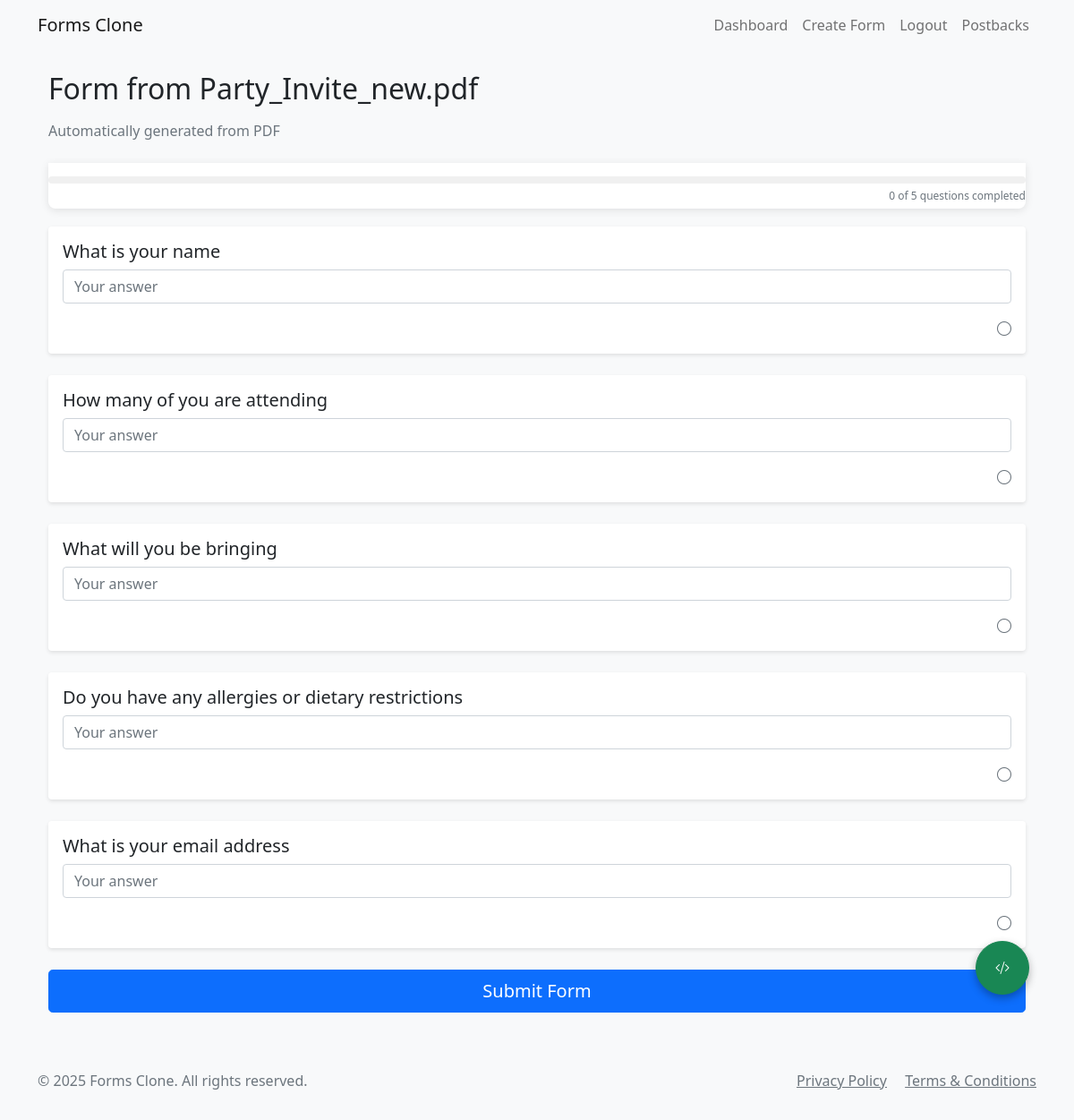
The page /form/43 (signed in) on the database its author committed.
### app.py (models this page shows, shortened)
class Form(db.Model):
    id = db.Column(db.Integer, primary_key=True)
    title = db.Column(db.String(200), nullable=False)
    description = db.Column(db.Text)
    created_at = db.Column(db.DateTime, default=datetime.utcnow)
    user_id = db.Column(db.Integer, db.ForeignKey('user.id', name='fk_form_user'), nullable=False)
    company_id = db.Column(db.Integer, db.ForeignKey('company.id', name='fk_form_company'), nullable=True)
    questions = db.relationship('Question', backref='form', lazy=True, cascade='all, delete-orphan')
    responses = db.relationship('Response', backref='form', lazy=True, cascade='all, delete-orphan')
    is_closed = db.Column(db.Boolean, default=False)  # New field to track if the form is closed/expired
    requires_consent = db.Column(db.Boolean, default=True)  # Require privacy policy and terms consent
    is_quiz = db.Column(db.Boolean, default=False)  # Is this form a quiz?
    passing_score = db.Column(db.Integer, default=0)  # Passing score percentage
    show_score = db.Column(db.Boolean, default=True)  # Whether to show score to respondents

class Question(db.Model):
    id = db.Column(db.Integer, primary_key=True)
    form_id = db.Column(db.Integer, db.ForeignKey('form.id'), nullable=False)
    question_text = db.Column(db.String(500), nullable=False)
    question_type = db.Column(db.String(20), nullable=False)  # text, multiple_choice, checkbox
    options = db.Column(db.Text)  # JSON string for multiple choice/checkbox options
    required = db.Column(db.Boolean, default=False)
    order = db.Column(db.Integer, nullable=False)
    is_quiz_question = db.Column(db.Boolean, default=False)
    correct_answer = db.Column(db.Text, nullable=True)  # JSON string for correct answers
    points = db.Column(db.Integer, default=0)  # Points for correct answer
    feedback = db.Column(db.Text, nullable=True)  # Feedback for the question
    subquestions = relationship('SubQuestion', backref='parent_question', lazy=True,
                               cascade='all, delete-orphan')

### app.py (the view)
@app.route('/form/<int:form_id>')
def view_form(form_id):
    form = Form.query.get_or_404(form_id)
    subquestions = SubQuestion.query.join(Question).filter(Question.form_id == form_id).all()
    for question in form.questions:
        if question.question_type in ['radio', 'multiple_choice']:
            try:
                question.nested_options = json.loads(question.options or '[]')
                if question.nested_options and isinstance(question.nested_options[0], str):
                    question.nested_options = [{"text": opt, "subquestions": []} for opt in question.nested_options]
            except (json.JSONDecodeError, TypeError, IndexError):
                try:
                    raw_options = question.get_options()
                    question.nested_options = [
                        {"text": opt, "subquestions": []}
                        for opt in raw_options if opt
                    ]
                except Exception:
                    question.nested_options = []
    form.questions.sort(key=lambda q: q.order)
    if request.headers.get('X-Forwarded-Proto'):
        proto = request.headers.get('X-Forwarded-Proto')
    else:
        proto = 'https' if request.is_secure else 'http'
    host = request.host
    base_url = f"{proto}://{host}"
    embed_url = f"{base_url}/form/{form.id}/embed?embedded=true"
    iframe_code = f'<iframe src="{embed_url}" width="640" height="382" frameborder="0" marginheight="0" marginwidth="0">Loading…</iframe>'
    return render_template('view_form.html',
                         form=form,
                         subquestions=subquestions,
                         iframe_code=iframe_code,
                         embed_url=embed_url,
                         is_closed=form.is_closed,
                         recaptcha_site_key=app.config['RECAPTCHA_SITE_KEY'])

### app.py (called while the page is built)
@app.context_processor
def inject_now():
    return {'now': datetime.now()}

@app.context_processor
def inject_csrf_token():
    return {'csrf_token': lambda: 'dummy_token'}

@login_manager.user_loader
def load_user(user_id):
    return User.query.get(int(user_id))

### templates/view_form.html (shortened to what this page needs)
{% extends "base.html" %}
{% block extra_css %}
<link rel="stylesheet" href="https://cdn.jsdelivr.net/npm/bootstrap-icons@1.7.2/font/bootstrap-icons.css">
{% endblock %}
{% block content %}
<div class="container mt-4">
  <h2 class="mb-3">{{ form.title }}</h2>
  <p class="text-muted mb-4">{{ form.description or '' }}</p>
  <div class="progress-container">
    <div class="progress">
    </div>
    <div class="progress-text">
      <span id="questions-completed">0</span> of <span id="total-questions">{{ form.questions|length }}</span> questions completed
    </div>
  </div>
  <form id="response-form" method="POST" action="{{ url_for('submit_form', form_id=form.id) }}" {% if is_closed %}class="opacity-75"{% endif %} onsubmit="return handleSubmit(event)">
    {% for question in form.questions %}
      <div class="card mb-4 question-card" style="--animation-order: {{ loop.index }}" data-question-id="{{ question.id }}">
        <div class="card-body">
          <h5 class="card-title">{{ question.question_text }}</h5>
          {% if question.question_type == 'text' %}
            <input type="text" class="form-control mb-3 form-input" name="question_{{ question.id }}" placeholder="Your answer" {% if question.required %}required{% endif %} {% if is_closed %}disabled{% endif %}>
          {% elif question.question_type == 'email' %}
            <input type="email" class="form-control mb-3 form-input" name="question_{{ question.id }}" placeholder="you@example.com" {% if question.required %}required{% endif %} {% if is_closed %}disabled{% endif %}>
          {% elif question.question_type == 'number' %}
            <input type="number" class="form-control mb-3 form-input" name="question_{{ question.id }}" placeholder="Enter a number" {% if question.required %}required{% endif %} {% if is_closed %}disabled{% endif %}>
          {% elif question.question_type == 'tel' %}
            <input type="tel" class="form-control mb-3 form-input" name="question_{{ question.id }}" placeholder="Phone number" {% if question.required %}required{% endif %} {% if is_closed %}disabled{% endif %}>
          {% elif question.question_type == 'url' %}
            <input type="url" class="form-control mb-3 form-input" name="question_{{ question.id }}" placeholder="https://example.com" {% if question.required %}required{% endif %} {% if is_closed %}disabled{% endif %}>
          {% elif question.question_type == 'date' %}
            <input type="date" class="form-control mb-3 form-input" name="question_{{ question.id }}" title="{{ question.question_text }}" placeholder="Select date" {% if question.required %}required{% endif %} {% if is_closed %}disabled{% endif %}>
          {% elif question.question_type == 'datetime-local' %}
            <input type="datetime-local" class="form-control mb-3 form-input" name="question_{{ question.id }}" title="{{ question.question_text }}" placeholder="Select date and time" {% if question.required %}required{% endif %} {% if is_closed %}disabled{% endif %}>
          {% elif question.question_type == 'month' %}
            <input type="month" class="form-control mb-3 form-input" name="question_{{ question.id }}" title="{{ question.question_text }}" placeholder="Select month" {% if question.required %}required{% endif %} {% if is_closed %}disabled{% endif %}>
          {% elif question.question_type == 'week' %}
            <input type="week" class="form-control mb-3 form-input" name="question_{{ question.id }}" title="{{ question.question_text }}" placeholder="Select week" {% if question.required %}required{% endif %} {% if is_closed %}disabled{% endif %}>
          {% elif question.question_type == 'time' %}
            <input type="time" class="form-control mb-3 form-input" name="question_{{ question.id }}" title="{{ question.question_text }}" placeholder="Select time" {% if question.required %}required{% endif %} {% if is_closed %}disabled{% endif %}>
          {% elif question.question_type == 'color' %}
            <input type="color" class="form-control mb-3 form-input" name="question_{{ question.id }}" title="{{ question.question_text }}" {% if question.required %}required{% endif %} {% if is_closed %}disabled{% endif %}>
          {% elif question.question_type == 'file' %}
            <input type="file" class="form-control mb-3 form-input" name="question_{{ question.id }}" title="{{ question.question_text }}" aria-label="Upload file" {% if question.required %}required{% endif %} {% if is_closed %}disabled{% endif %}>
          {% endif %}
          <div class="text-end mt-2">
            <span class="question-status-icon text-muted" id="status-{{ question.id }}">
              <i class="bi bi-circle"></i>
            </span>
          </div>
        </div>
      </div>
    {% endfor %}
    <div class="d-grid">
        <button type="submit" class="btn btn-primary btn-lg" {% if is_closed %}disabled{% endif %}>Submit Form</button>
    </div>
  </form>
</div>
<button class="btn btn-success embed-button" id="embedButton" title="Get embed code">
  <i class="bi bi-code-slash"></i>
</button>
{% endblock %}
{% block extra_js %}
</body>
{% endblock %}

### static/css/style.css (style rules this page uses)
body { background-color: #f8f9fa; }
.card { box-shadow: 0 2px 4px rgba(0, 0, 0, 0.1); border: none; }
.question-card { transition: all 0.3s ease; }
.card-title { margin-bottom: 0.5rem; font-weight: 500; }

### templates/view_form.html (style rules this page uses)
.container { opacity: 0; animation: fadeIn 0.8s ease-out forwards; }
.card { opacity: 0; animation: slideUp 0.6s ease-out forwards; animation-delay: calc(var(--animation-order, 0) * 0.15s); }
.form-control, .form-select { transition: transform 0.2s ease, box-shadow 0.2s ease; }
.btn-primary { transition: transform 0.2s ease, box-shadow 0.2s ease; }
.progress-container { position: sticky; top: 0; background-color: white; padding: 15px 0 5px; z-index: 1000; box-shadow: 0 2px 10px rgba(0,0,0,0.1); margin-bottom: 20px; border-radius: 0 0 8px 8px; }
.progress { height: 8px; border-radius: 4px; background-color: #f0f0f0; overflow: hidden; }
.progress-text { font-size: 12px; text-align: right; margin-top: 5px; color: #6c757d; }
.embed-button { position: fixed; bottom: 20px; right: 20px; z-index: 1000; border-radius: 50%; width: 60px; height: 60px; display: flex; align-items: center; justify-content: center; box-shadow: 0 4px 10px rgba(0,0,0,0.3); transition: transform 0.3s ease, box-shadow 0.3s ease; }

### rows shown on the page
Form: title "Form from Party_Invite_new.pdf", description "Automatically generated from PDF"
Question: question_text "What is your name"
Question: question_text "How many of you are attending"
Question: question_text "What will you be bringing"
Question: question_text "Do you have any allergies or dietary restrictions"
Question: question_text "What is your email address"

### other values the page prints
{{ moment().format('YYYY') }} "2025"
